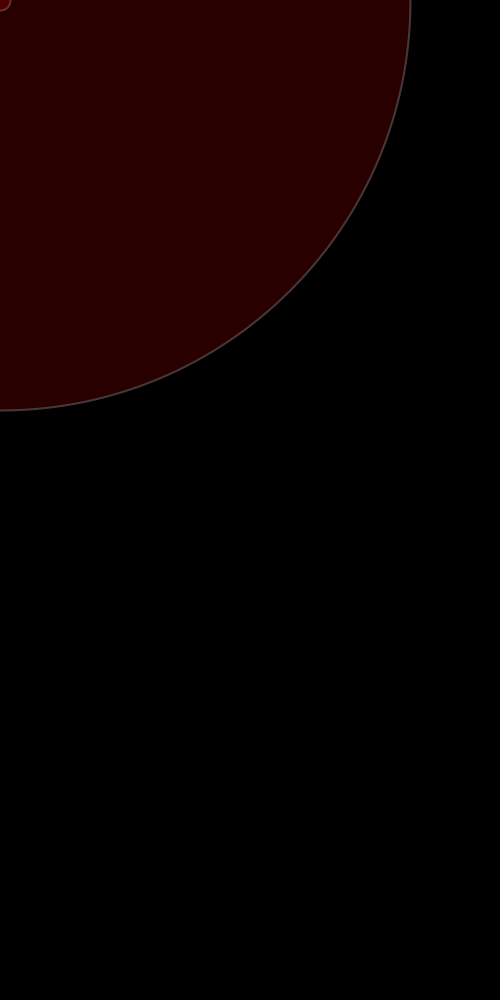
Frame 1 (no input)
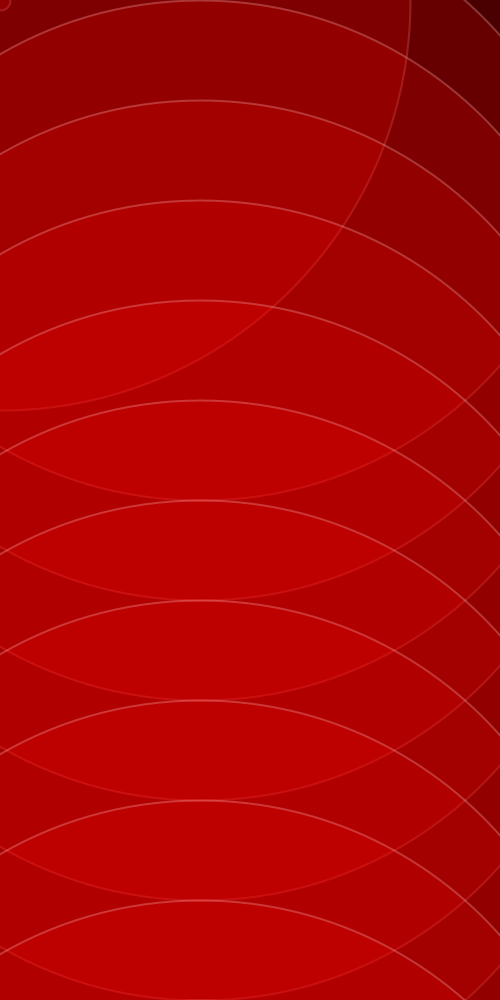
Frame 60 (the mouse pressed at the canvas centre just before this capture)
Frame 120 (the mouse held since frame 60 and released just before this capture): identical to frame 60, image omitted

The Processing sketch that drew these frames (run headless with seeded random() and noise(); from frame 60 on, the mouse is pressed at the canvas centre):

// Processing sketch: processing_32478
// ── processing_32478.pde




int x = 20;
float y = 0;
float ding = 0;

void setup(){

  size(500,1000);
 // beginRecord(PDF, "6.pdf");
  noFill();
  background (0);
  
  
}



void draw (){
 while (x<1000){
  fill(255,0,0,40);
  strokeWeight(2);
   stroke (255,200,200,70);
    ellipse ( y, ding ,x,x);
  x=x+ 800;
 }
  if (x > 500){
  y=0;
  ding = ding +100;
 }
 
 y=y+ 200
   ;
 x=0;
     

}

//void mouseClicked(){
// endRecord(); 
//}
